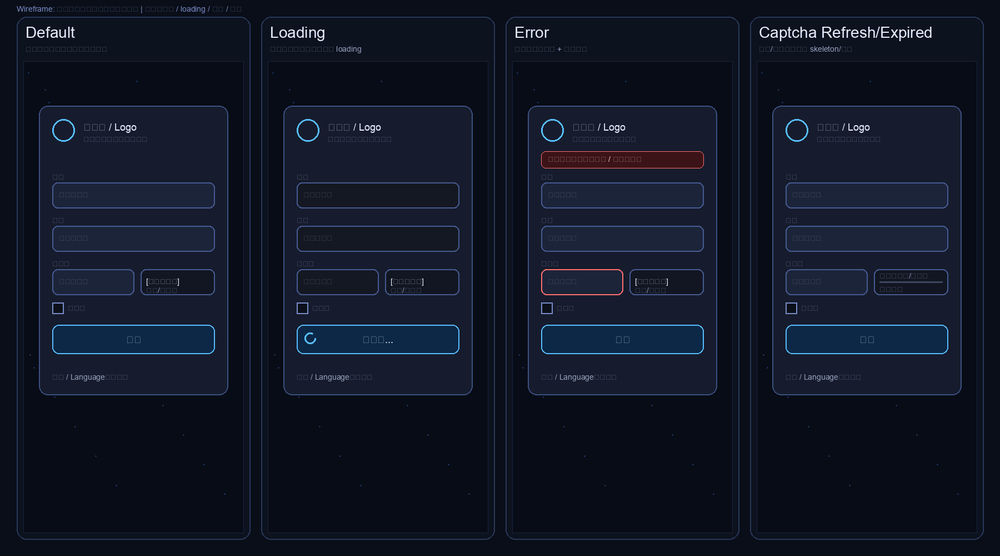
#> input picture ui/wireframe.png, 1000 x 556 px, shrunk from 1800 x 1000 before the run
$ python process_image.py
#> lines starting #> are read from the running program, lines starting #| are printed output that depends on the picture
from PIL import Image, ImageDraw, ImageFilter
import sys

def optimize_background(input_path, output_path):
    # 打开原图
#> called with input_path = './wireframe.png', output_path = './optimized_wireframe.png'
    img = Image.open(input_path).convert("RGBA")
    width, height = img.size
#> width = 1000; height = 556

    # 创建新的背景图层：深色科技蓝渐变
    background = Image.new("RGBA", (width, height), (0, 0, 0, 255))
    draw = ImageDraw.Draw(background)

    # 绘制径向渐变，从顶部深蓝色到底部更深的蓝色
    for y in range(height):
        # 颜色渐变：顶部 #0a192f 到 底部 #020c1b
        r = int(10 + (2 - 10) * y / height)
        g = int(25 + (12 - 25) * y / height)
        b = int(47 + (27 - 47) * y / height)
        draw.line([(0, y), (width, y)], fill=(r, g, b, 255))

    # 把原图画到背景上，保留原有的线条和文字
    result = Image.alpha_composite(background, img)
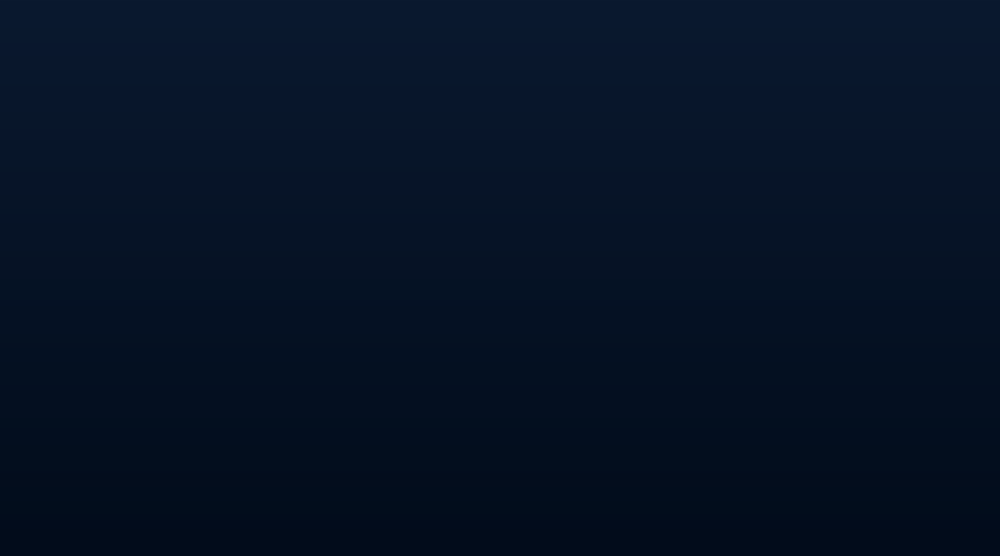
#> background: PIL image 1000x556 RGBA; mean R, G, B, A 5.5, 18, 36.5, 255

    # 转换为RGB保存为PNG
    result.convert("RGB").save(output_path, "PNG")
    print(f"优化后的图片已保存到: {output_path}")

if __name__ == "__main__":
    input_file = "./wireframe.png"
    output_file = "./optimized_wireframe.png"
    optimize_background(input_file, output_file)
